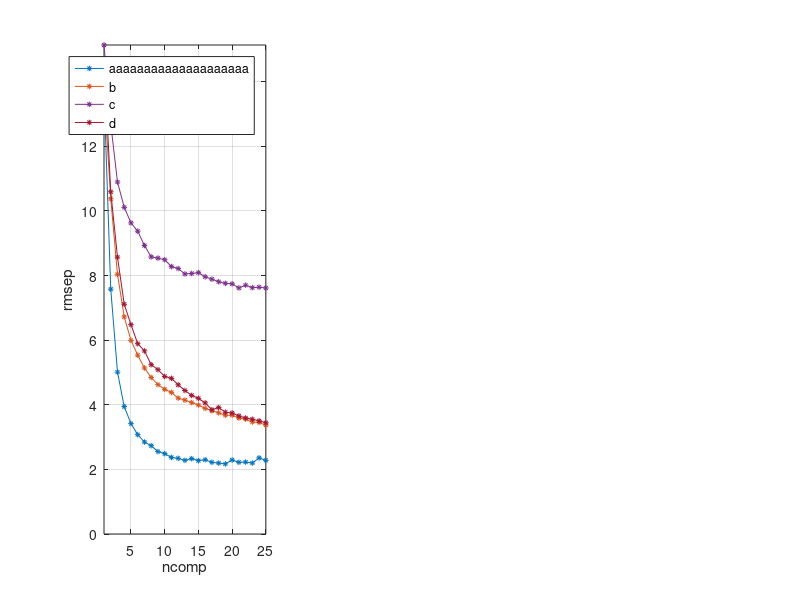

MATLAB code for this plot: (Note: this script raises an error after producing the figure.)
%%%%%%%%%%%%%%%%%%%%%%%%%%%%%%%%%%%
%% Results plot
%%%%%%%%%%%%%%%%%%%%%%%%%%%%%%%%%%
color_seds_fixed = [0    0.4470    0.7410];
color_seds_free = [0.4940    0.1840    0.5560];
color_sieds_fixed = [0.8500    0.3250    0.0980];
color_sieds_free = [0.6350    0.0780    0.1840];

figure('units','normalized','position',[0.1 0.1 0.75 0.27]);
load('comparison_seds_sieds/results_fixed_attractor')
ax = subplot(1,3,1);
a = plot(mse_seds, '-*','MarkerSize', 4, 'Color', color_seds_fixed);
hold on;
b = plot(mse_sieds, '-*','MarkerSize', 4, 'Color', color_sieds_fixed);

load('comparison_seds_sieds/results_free_attractor')
c = plot(mse_seds, '-*','MarkerSize', 4, 'Color', color_seds_free);
hold on;
d = plot(mse_sieds, '-*','MarkerSize', 4, 'Color', color_sieds_free);
xlabel('ncomp')
ylabel('rmsep')
grid on;
axis([1 25 0 inf]);
legend([a b c d], 'aaaaaaaaaaaaaaaaaaaa','b','c','d')
ax.FontSize = 14;


load('comparison_seds_sieds/results_fixed_attractor')
ax = subplot(1,3,2);
plot(training_time_seds, '-*','MarkerSize', 4, 'Color', color_seds_fixed);
hold on;
plot(training_time_sieds, '-*','MarkerSize', 4, 'Color', color_sieds_fixed);

load('comparison_seds_sieds/results_free_attractor')
plot(training_time_seds, '-*','MarkerSize', 4, 'Color', color_seds_free);
hold on;
plot(training_time_sieds, '-*','MarkerSize', 4, 'Color', color_sieds_free);
xlabel('ncomp')
ylabel('time')
axis([1 25 0 inf]);
grid on;
ax.FontSize = 14;

% load('comparison_seds_sieds/results_fixed_attractor')
% subplot(1,4,3);
% plot(dir_error_seds, '-*','MarkerSize', 4, 'Color', color_seds_fixed);
% hold on;
% plot(dir_error_sieds, '-*','MarkerSize', 4, 'Color', color_sieds_fixed);
% 
% load('comparison_seds_sieds/results_free_attractor')
% plot(dir_error_seds, '-*','MarkerSize', 4, 'Color', color_seds_free);
% hold on;
% plot(dir_error_sieds, '-*','MarkerSize', 4, 'Color', color_sieds_free);
% xlabel('ncomp')
% ylabel('direrror')
% axis([1 25 0 inf]);
% grid on;


load('comparison_seds_sieds/results_free_attractor')
ax = subplot(1,3,3);
plot(mse_seds_attractor, '-*','MarkerSize', 4, 'Color', color_seds_free);
hold on;
plot(mse_sieds_attractor, '-*','MarkerSize', 4, 'Color', color_sieds_free);
xlabel('ncomp')
ylabel('msea')

axis([1 25 0 inf]);
grid on;
ax.FontSize = 14;

% 
% load('comparison_seds_sieds/results_fixed_attractor')
% subplot(1,5,5);
% %plot(likelihood_seds, '-*','MarkerSize', 4, 'Color', color_seds_fixed);
% hold on;
% plot(likelihood_sieds, '-*','MarkerSize', 4, 'Color', color_sieds_fixed);
% 
% load('comparison_seds_sieds/results_free_attractor')
% plot(likelihood_seds, '-*','MarkerSize', 4, 'Color', color_seds_free);
% hold on;
% plot(likelihood_sieds, '-*','MarkerSize', 4, 'Color', color_sieds_free);
% xlabel('ncomp')
% ylabel('lik')
% axis([1 25 -inf inf]);
% grid on;


file = 'seds_comparison.eps';
set(gcf,'PaperPositionMode','auto');
iptsetpref('ImshowBorder','tight');
print(gcf, '-depsc','-painters', file);


%%%%%%%%%%%%%%%%%%%%%%%%%%%%%%%%%%%%%%%%%%
%% Streamlines plots 
%%%%%%%%%%%%%%%%%%%%%%%%%%%%%%%%%%%%%%%

% For figure 1
%files = {'PShape', 'Khamesh'}; 
% For figure 2
files = {'JShape', 'Spoon'}; 

%% Optimization options SEDS
clear options;
dt = 0.1;
tol_cutting = 5;
% A set of options that will be passed to the solver. Please type 
% 'doc preprocess_demos' in the MATLAB command window to get detailed
% information about other possible options.
options_seds.tol_mat_bias = 10^-6; % A very small positive scalar to avoid
                              % instabilities in Gaussian kernel [default: 10^-15]
                              
options_seds.display = 0;          % An option to control whether the algorithm
                              % displays the output of each iterations [default: true]
                              
options_seds.tol_stopping=10^-10;  % A small positive scalar defining the stoppping
                              % tolerance for the optimization solver [default: 10^-10]

options_seds.max_iter = 1000;       % Maximum number of iteration for the solver [default: i_max=1000]

options_seds.objective = 'mse';    % 'likelihood': use likelihood as criterion to
                              % optimize parameters of GMM
                              % 'mse': use mean square error as criterion to
                              % optimize parameters of GMM
                              % 'direction': minimize the angle between the
                              % estimations and demonstrations (the velocity part)
                              % to optimize parameters of GMM                              
                              % [default: 'mse']

%% Optimization options SIEDS
clear options_sieds;
options_sieds.n_iter = 5;        % Max number of EM iterations
options_sieds.solver = 'sedumi';              % Solver 
options_sieds.criterion = 'mse';              % Solver
options_sieds.c_reg = 1e-6;                  % Pos def eps margin
options_sieds.c_reg_inv = 1e-0;                  % Pos def eps margin
options_sieds.verbose = 0;                    % Verbose (0-5)
options_sieds.warning = true;                % Display warning information
options_sieds.min_eig_loc = 1e-1;
options_sieds_fixed = options_sieds;
options_sieds_fixed.attractor = [0;0];

%% Optimization options pseudo SEDS
clear options_p_sieds;
options_p_sieds.n_iter = 5;        % Max number of EM iterations
options_p_sieds.solver = 'sedumi';              % Solver 
options_p_sieds.criterion = 'mse';              % Solver
options_p_sieds.c_reg = -1e-5;                  % Pos def eps margin
options_p_sieds.verbose = 0;                    % Verbose (0-5)
options_p_sieds.warning = true;                % Display warning information
options_p_sieds.min_eig_loc = 1e-1;
options_p_sieds.max_iter = 100;

figure('units','normalized','position',[0.1 0.1 0.27 0.7]);
c = 9;

for i=1:length(files)
    load(['models/recorded_motions/' files{i}],'demos');
    % the variable 'demos' composed of 3 demosntrations. Each demonstrations is
    % recorded from Tablet-PC at 50Hz. Datas are in millimeters.
    [x0 , xT, Data, index] = preprocess_demos(demos,dt,tol_cutting); %preprocessing datas    
    d = size(Data,1)/2; %dimension of data

    %% SEDS learning (known attractor)
    [Priors_0, Mu_0, Sigma_0] = initialize_SEDS(Data,c); %finding an initial guess for GMM's parameter
    [Priors Mu Sigma]=SEDS_Solver(Priors_0,Mu_0,Sigma_0,Data,options_seds); %running SEDS optimization solver

    % A set of options that will be passed to the Simulator. Please type 
    % 'doc preprocess_demos' in the MATLAB command window to get detailed
    % information about each option.

    subplot(4,2,(i-1)+1);
    get_expected_dynamics_seds = @(x) GMR(Priors,Mu,Sigma,x,1:d,d+1:2*d);
    % Plot
    plot(Data(1,:),Data(2,:),'r.')
    ax = gca;
    ax.YLim = [ax.YLim(1) max(0,ax.YLim(2))];
    limits = [ax.XLim ax.YLim];
    plotStreamLines(Priors,Mu,Sigma,limits)
    hold on
    plot(Data(1,:),Data(2,:),'r.')
    plot(0,0,'bo', 'LineWidth', 6,'MarkerSize', 6);

    %% SIEDS learning (known attractor)
    lambda = em_mix_lds_inv_max(Data, c, options_sieds_fixed);

    subplot(4,2,(i-1)+3);
    % Plot result
    plot(Data(1,:),Data(2,:),'r.');
    hold on;
    ax = gca;
    %limits = [ax.XLim ax.YLim];
    [p,h] = plot_streamlines_mix_lds(lambda,limits);
    delete(h);
    delete(p(end-c+1:end));

    %% Pseudo-SEDS learning (unknown attractor)
    lambda = em_mix_lds(Data, c, options_p_sieds);

    subplot(4,2,(i-1)+5);
    % Plot result
    plot(Data(1,:),Data(2,:),'r.');
    hold on;
    ax = gca;
    %limits = [ax.XLim ax.YLim];
    [p,h] = plot_streamlines_mix_lds(lambda,limits);
    delete(h);
    delete(p(end-c+1:end));

    %% SIEDS learning (known attractor)
    lambda = em_mix_lds_inv_max(Data, c, options_sieds);

    subplot(4,2,(i-1)+7);
    % Plot result
    plot(Data(1,:),Data(2,:),'r.');
    hold on;
    ax = gca;
    %limits = [ax.XLim ax.YLim];
    [p,h] = plot_streamlines_mix_lds(lambda,limits);        
    delete(h);
    delete(p(end-c+1:end));
end

annotation(gcf,'textbox',...
    [0.503787878787879 0.940805226254916 0.0587121200268016 0.0320665077118296],...
    'String',{'a'},...
    'LineStyle','none');

% Create textbox
annotation(gcf,'textbox',...
    [0.496212121212122 0.708026128867743 0.0587121200268018 0.0320665077118296],...
    'String','b',...
    'LineStyle','none',...
    'FitBoxToText','off');

% Create textbox
annotation(gcf,'textbox',...
    [0.488636363636365 0.494249406777483 0.0587121200268018 0.0320665077118296],...
    'String','c',...
    'LineStyle','none',...
    'FitBoxToText','off');

% Create textbox
annotation(gcf,'textbox',...
    [0.492424242424243 0.274534442406937 0.0587121200268018 0.0320665077118295],...
    'String','d',...
    'LineStyle','none',...
    'FitBoxToText','off');

file = 'seds_comparison_streamlines.eps';
set(gcf,'PaperPositionMode','auto');
iptsetpref('ImshowBorder','tight');
print(gcf, '-depsc','-painters', file);




